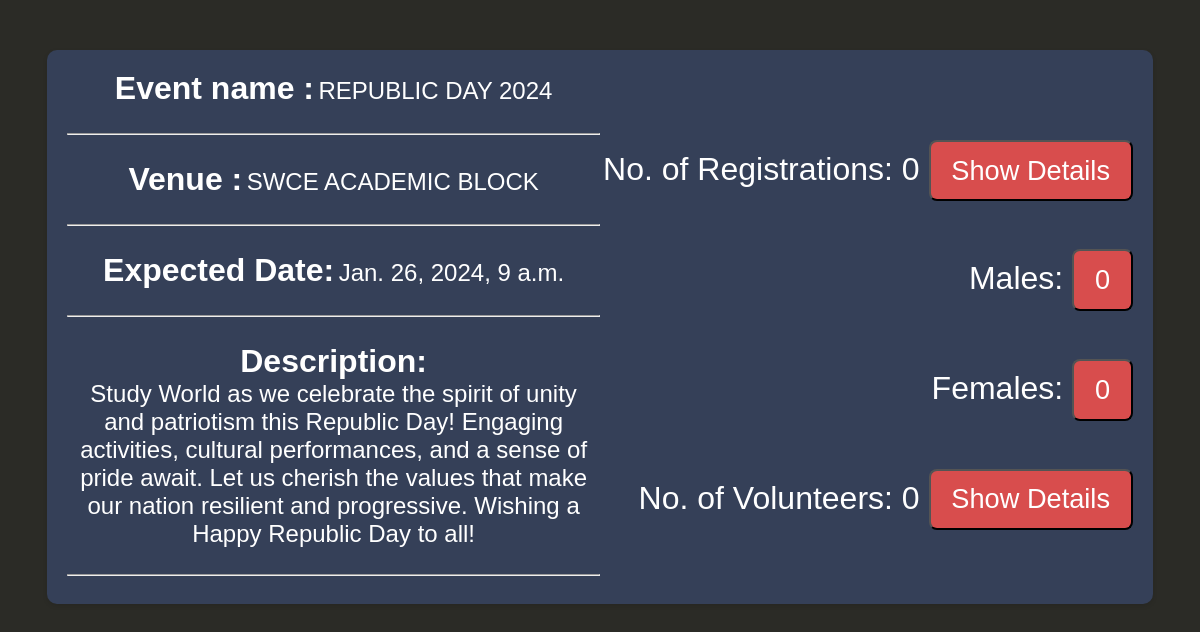
The page /org_manage_event/20 on the database its author committed.
### authentication/models.py (models this page shows, shortened)
class Event(models.Model):
    name = models.CharField(max_length=200)
    description = models.TextField()
    start_time = models.DateTimeField()
    end_time = models.DateTimeField()
    venue = models.CharField(max_length=200)
    organizer = models.ForeignKey(Profile, on_delete=models.CASCADE, related_name='organized_events')
    created_at = models.DateTimeField(auto_now_add=True)
    updated_at = models.DateTimeField(auto_now=True)
    approved = models.BooleanField(default=False)

### authentication/views.py (the view)
# urls.py: path('org_manage_event/<int:event_id>',org_manage_event,name='org_manage_event'),
def org_manage_event(request,event_id):
	event=Event.objects.get(id=event_id)
	registrations=Registration.objects.filter(event=event)
	regCount=registrations.count()
	regMaleCount = registrations.filter(user__gender='male').count()
	regFemaleCount= registrations.filter(user__gender='female').count()
	volunteers=Volunteer.objects.filter(event=Event.objects.get(id=event_id))
	volunteersCount=volunteers.count()
	return render(request,'authentication/orgshow.html',{'regCount':regCount,'regMaleCount':regMaleCount,'regFemaleCount':regFemaleCount,'volunteersCount':volunteersCount,'event':event})

### authentication/templates/authentication/orgshow.html (shortened to what this page needs)
<!DOCTYPE html>
<html>
<head>
</head>
<body>
    <div class="container">
        <div class="div_deg">
            <div   class="box" >
                <label style="display: inline-flex;color: #fff; font-size: 2rem;font-weight:bold;" class="label" for="">Event name :</label>
                <div style="display: inline-flex;color: #fff; font-size: 1.5rem;" class="details">{{event.name}}</div>
            </div>
            <br>
            <hr>
            <br>
            <div class="box">
                <label style="display: inline-flex;color: #fff; font-size: 2rem;font-weight:bold;" class="label" for="">Venue :</label>
                <div style="display: inline-flex;color: #fff; font-size: 1.5rem;" class="details">{{event.venue}}</div>
            </div>
            <br>
            <hr>
            <br>
            <div class="box">
                <label style="display: inline-flex;color: #fff; font-size: 2rem;font-weight:bold;" class="label" for="">Expected Date:</label>
                <div style="display: inline-flex;color: #fff; font-size: 1.5rem;" class="details">{{event.start_time}}</div>
            </div>
            <br>
            <hr>
            <br>
            <div class="box">
                <div style="display: inline-flex;color: #fff; font-size: 2rem;font-weight:bold;"> Description:</div>
                <div style="display: inline-flex;color: #fff; font-size: 1.5rem;" class="details">{{event.description}}</div>
            </div>
            <br>
<hr>
</div>
<div class="event-registration">
    <p style="color: #fff; font-size: 2rem;">
        No. of Registrations: {{ regCount }}
        <a href="{% url 'showParticipants' event.id %}">
            <button class="btn">Show Details</button>
        </a>
    </p>
    <p style="color: #fff; font-size: 2rem;">
        Males: <button class="btn">{{ regMaleCount }}</button>
    </p>
    <p style="color: #fff; font-size: 2rem;">
        Females: <button class="btn">{{ regFemaleCount }}</button>
    </p>
    <p style="color: #fff; font-size: 2rem;">
        No. of Volunteers: {{ volunteersCount }}
        <a href="{% url 'showVolunteers' event.id %}">
            <button class="btn">Show Details</button>
        </a>
    </p>
</div>
</div>
</body>
</html>

### authentication/templates/authentication/orgshow.html (style rules this page uses)
body { background-color:#2b2b26 ; font-family: Arial, sans-serif; }
.container { display: flex; justify-content: space-between; align-items: center; margin: 50px auto; max-width: 90%; height:80%; background-color: #354058; padding: 20px; border-radius: 10px; box-shadow: 0 2px 5px rgba(0, 0, 0, 0.1); }
.div_deg { flex: 1; text-align: center; }
.event-registration { flex: 1; text-align: right; }
.btn { margin-top: 1rem; display: inline-block; padding: 0.8rem 1.3rem; font-size: 1.7rem; border-radius: 0.5rem; background: #d84d4d; color: #fff; cursor: pointer; font-weight: 400; }

### rows shown on the page
Event: name "REPUBLIC DAY 2024", venue "SWCE ACADEMIC BLOCK", start_time "Jan. 26, 2024, 9 a.m.", description "Study World as we celebrate the spirit of unity and patriotism this Republic Day! Engaging activities, cultural performances, and a sense of pride await. Let us cherish the values that make our nation resilient and progressive. Wishing a Happy Republic Day to all!"

### other values the page prints
{{ regCount }} "0"
{{ regMaleCount }} "0"
{{ regFemaleCount }} "0"
{{ volunteersCount }} "0"
